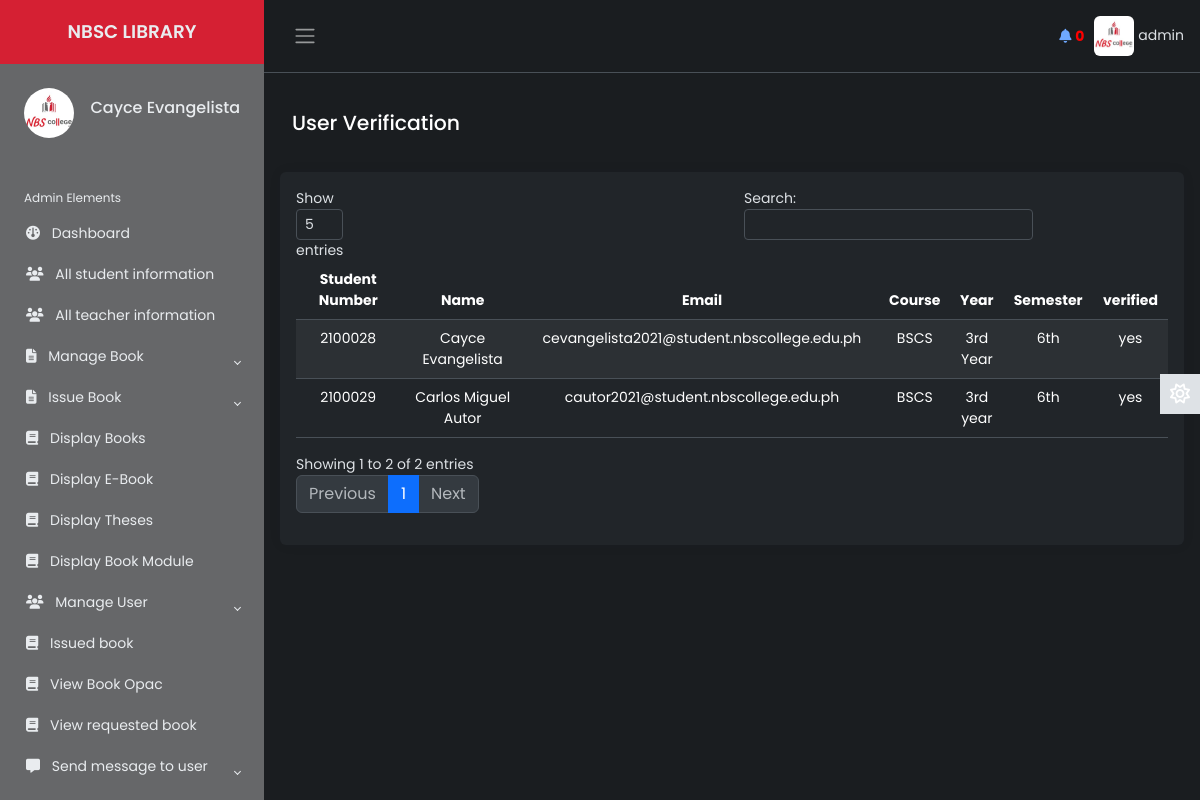
/Source/librarian/status.php (signed in), run on an earlier commit of the app's database.
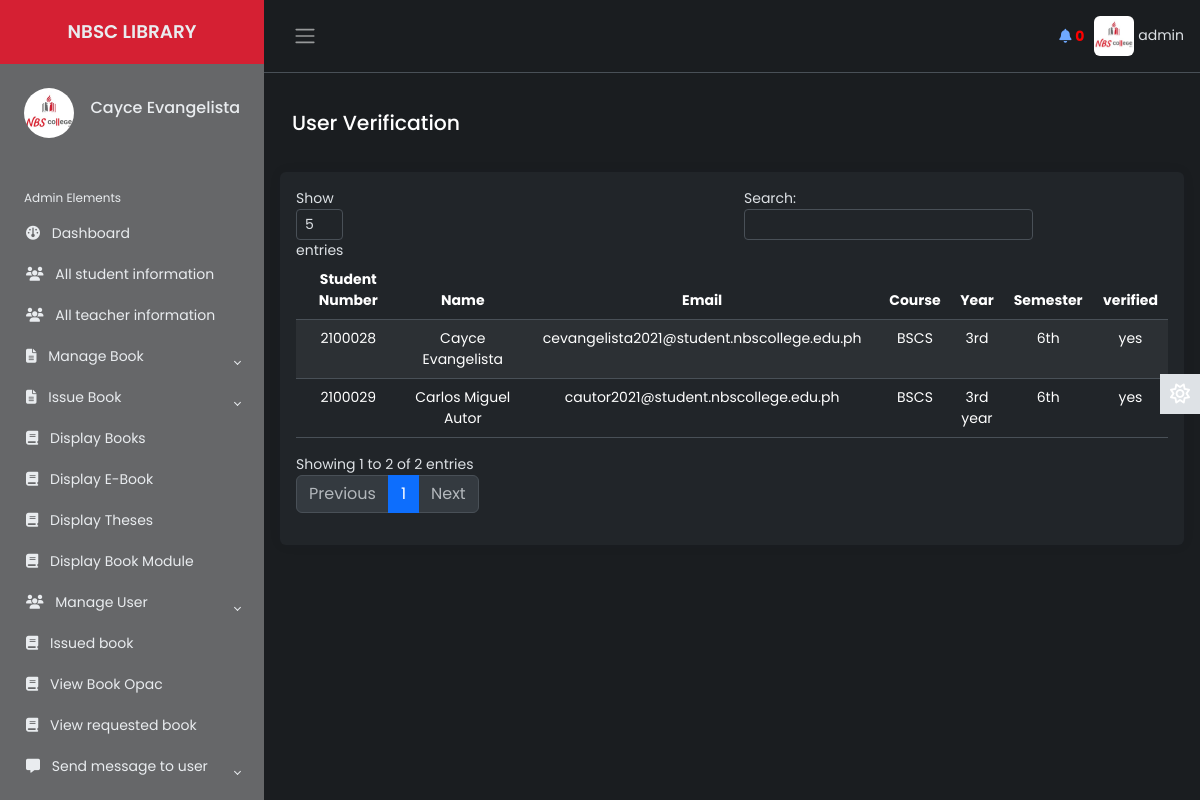
And on a later commit of the database.
### tables this page shows
CREATE TABLE `student` (
  `student_number` varchar(20) NOT NULL,
  `first_name` varchar(50) NOT NULL,
  `last_name` varchar(50) NOT NULL,
  `middle_name` varchar(50) NOT NULL,
  `email` varchar(50) NOT NULL,
  `course` varchar(10) NOT NULL,
  `year` varchar(20) NOT NULL,
  `semester` varchar(20) NOT NULL,
  `password` varchar(50) NOT NULL,
  `user_type` varchar(7) NOT NULL,
  `photo` varchar(500) NOT NULL,
  `status` varchar(7) NOT NULL,
  `vkey` varchar(255) NOT NULL,
  `verified` varchar(3) NOT NULL
);

### Source/librarian/status.php (the view, shortened to what this page needs)
        <?php
    include 'inc/header.php';
    include 'inc/connection.php';
 ?>
<main class="content px-3 py-2">
                <div class="container-fluid">
				<div class="mb-3">
                        <h4>User Verification
                        </h4>
                 </div>
            </div>
            <br>
            <div class="card border-0">
                        <div class="card-body">
                            <table class="table table-hover text-center table-striped" id="dtBasicExample">
                                <thead>
                                    <tr>
                                        <th scope="col">Student Number</th>
                                        <th scope="col">Name</th>
                                        <th scope="col">Email</th>
                                        <th scope="col">Course</th>
                                        <th scope="col">Year</th>
                                        <th scope="col">Semester</th>
                                        <th scope="col">verified</th>
                                    </tr>
                                </thead>
                                <tbody>
                                           <?php
                                                $res= mysqli_query($link, "select * from student ORDER BY student_number DESC");
                                                while ($row=mysqli_fetch_array($res)) {
                                                    echo "<tr>";
                                                    echo "<td>"; echo $row["student_number"]; echo "</td>";
                                                    echo "<td>"; echo $row["first_name"]; "<td>"; echo " "; echo $row["last_name"]; echo "</td>";
                                                    echo "<td>"; echo $row["email"]; echo "</td>";
                                                    echo "<td>"; echo $row["course"]; echo "</td>";
                                                    echo "<td>"; echo $row["year"]; echo "</td>";
                                                    echo "<td>"; echo $row["semester"]; echo "</td>";
                                                    echo "<td>"; echo $row["verified"]; echo "</td>";
                                                    echo "</tr>";
                                                }
                                             ?>
                                       </tbody>
                            </table>
                        </div>
                    </div>
 </main>

What changed in the data, as far as the page shows it:
changed student "Cayce": year "3rd Year" → "3rd"
